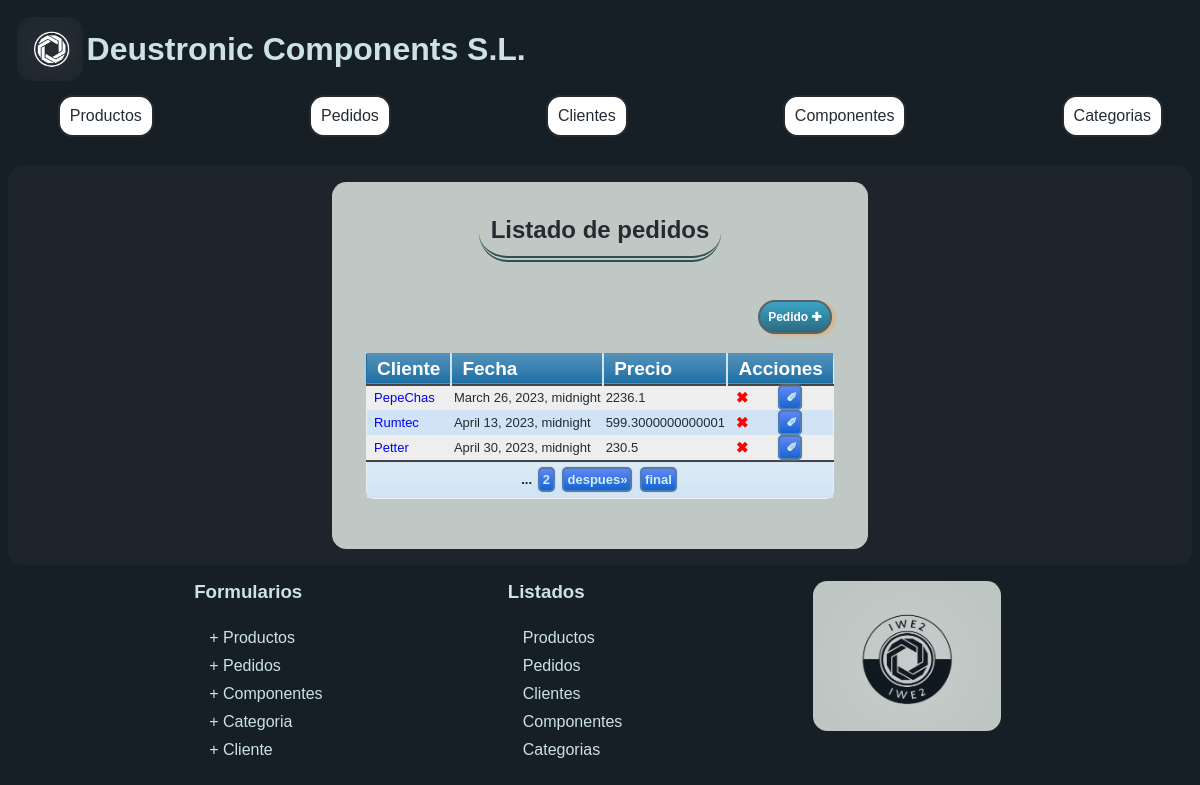
The page /appProyecto/pedidos/ on the database its author committed.
### appProyecto/models.py (models this page shows, shortened)
class Pedido(models.Model):
    id_cliente = models.ForeignKey(Cliente, on_delete=models.CASCADE)
    fecha = models.DateTimeField('Fecha de creacion')
    precio = models.FloatField(default=0)
    producto = models.ManyToManyField(Producto, through="Cantidad")

class Cliente(models.Model):
    cif = models.CharField(max_length=100, unique=True)
    nombre = models.CharField(max_length=100)
    direccion = models.CharField(max_length=200)
    telefono = models.CharField(max_length=30)
    email = models.EmailField(max_length=200)
    def __str__(self):
        return self.nombre

### appProyecto/views.py (the view)
class PedidosListView(ListView):
    model = Pedido
    paginate_by = 3
    context_object_name = 'pedidos'

### appProyecto/templates/appProyecto/pedido_list.html (shortened to what this page needs)
{% extends "base.html" %} {% block titulo %}Listado de pedidos{% endblock %}
{%block contenido %}
<div class="content">
  <h2>Listado de pedidos</h2>
  <div class="tablasList">
    <a href="{%url 'crear pedido'%}" class="button">Pedido&nbsp;✚</a>
    {% if pedidos %}
    <table class="paleBlueRows blueTable">
      <thead>
        <tr>
          <th>Cliente</th>
          <th>Fecha</th>
          <th>Precio</th>
          <th colspan="2">Acciones</th>
        </tr>
      </thead>
      <tbody>
        {% for r in pedidos %}
        <tr>
          <td>
            <a href="{% url 'detalle pedido' r.id %}">{{ r.id_cliente}}</a>
          </td>
          <td>{{ r.fecha}}</td>
          <td>{{ r.precio}}</td>
          <td>
            <a href="/appProyecto/pedidos/{{pedido.id}}/delete/" class="buttonBorrar">
              &nbsp;✖</a
            >
          </td>
          <td>
            <a href="/appProyecto/pedidos/{{pedido.id}}/update/" class="buttonAccion">
              &nbsp;✐</a
            >
          </td>
        </tr>
        {% endfor %}
      </tbody>
      {% if page_obj.paginator.num_pages > 1 %}
      <tfoot>
        <tr>
          <td colspan="5">
            <div class="links">
               {% for i in page_obj.paginator.page_range %}
              {% if i  == page_obj.number %} ... {% else %}
              <a href="?page={{ i }}">{{ i }}</a>
              {% endif %} {% endfor %} {% if page_obj.has_next %}
              <a href="?page={{ page_obj.next_page_number }}">despues&raquo;</a>
              <a href="?page={{ page_obj.paginator.num_pages }}">final</a>
              {% endif %}
            </div>
          </td>
        </tr>
      </tfoot>
      {% endif %}
    </table>
    {% else %}
    <p>No hay pedidos creados.</p>
    {% endif %}
  </div>
</div>
{% endblock %}

### appProyecto/static/css/estilos.css (style rules this page uses)
body { background-color: #171f26; font-family: "Franklin Gothic Medium", "Arial Narrow", Arial, sans-serif; color: #242c32; }
.cabecera img, main, #logoCompleto, .lista, .enlace, .cabecera, .content, .descripcion, .listaProductos li { border-radius: 0.9em; }
.content { padding: 10px; background-color: #c0c8c5; max-height: fit-content; display: flex; flex-direction: column; align-items: center; width: fit-content; }
.iconosRedes, ul.linksFooter, a { text-decoration: none; list-style: none; padding: 5px; }
h2 { padding: 0.5em; min-width: min-content; margin: 0.5em; max-width: max-content; border-bottom: 6px double darkslategrey; }
form.cuadroFormularios, table.blueTable, table.listados { font-family: Arial, Helvetica, sans-serif; border: 1px solid #1c6ea4; background-color: #eeeeee; text-align: left; border-collapse: collapse; margin: 1em auto; padding: 1.5em; border-radius: 0.5em; }
table.blueTable td, table.blueTable th { padding: 4px; min-width: min-content; }
table.blueTable thead th:first-child { border-left: none; }
tfoot tr td .links a { display: inline-block; background: #1c6ea4; color: #ffffff; padding: 2px 8px; border-radius: 5px; }
table.blueTable td, table.blueTable th { border: 1px solid transparent; padding: 3px 2px; }
table.blueTable tbody td { font-size: 13px; }
table.blueTable tr:nth-child(even) { background: #d0e4f5; }
table.blueTable thead { background: #1c6ea4; background: -moz-linear-gradient(top, #5592bb 0%, #327cad 66%, #1c6ea4 100%); background: -webkit-linear-gradient( top, #5592bb 0%, #327cad 66%, #1c6ea4 100% ); border-bottom: 2px solid #444444; }
table.blueTable thead th { font-size: 19px; font-weight: bold; color: #ffffff; border-left: 2px solid #d0e4f5; padding: 4px 10px; }
table.blueTable tfoot { height: 2.5em; font-size: 15px; font-weight: bold; color: #ffffff; background: #7d9fb6; background: -moz-linear-gradient(top, #dcebf7 0%, #d4e6f6 66%, #d0e4f5 100%); background: -webkit-linear-gradient( top, #dcebf7 0%, #d4e6f6 66%, #d0e4f5 100% ); background: linear-gradient(to bottom, #dcebf7 0%, #d4e6f6 66%, #d0e4f5 100%); border-top: 2px solid #444444; }
table.blueTable tfoot td { font-size: 13px; color: #171f26; }
table.blueTable tfoot .links { text-align: center; }
.buttonAccion, table.blueTable tfoot .links a { margin: 2px; text-decoration: none; text-align: center; place-self: end; padding: 3px; border: solid 2px#4272a5; -webkit-border-radius: 5px; -moz-border-radius: 5px; border-radius: 5px; font: 13px Arial, Helvetica, sans-serif; font-weight: bold; color:#cef2f2; background-color:#547cf5; background-image: -moz-linear-gradient(top, #547cf5 0%, #0056cf 100%); background-image: -webkit-linear-gradient(top, #547cf5 0%, #0056cf 100%); background-image: -o-linear-gradient(top, #547cf5 0%, #0056cf 100%); background-image: -ms-linear-gradient(top, #547cf5 0% ,#0056cf 100%); filter: progid:DXImageTransform.Microsoft.gradient( startColorstr='#0056cf', endColorstr='#0056cf',GradientType=0 ); background-image: linear-gradient(top, #547cf5 0% ,#0056cf 100%); -webkit-box-shadow:0px 0px 2px #bababa; -moz-box-shadow: 0px 0px 2px #bababa; box-shadow:0px 0px 2px #bababa; opacity:0.9; -ms-filter: progid:DXImageTransform.Microsoft.Alpha(Opacity=90); filter: alpha(opacity=90); }
form button, .button { margin: 0.2em; text-decoration: none; text-align: center; place-self: end; padding: 8px; border: solid 2px #596266; -webkit-border-radius: 50px; -moz-border-radius: 50px; border-radius: 50px; font: 12px Arial, Helvetica, sans-serif; font-weight: bold; color: #ffffff; background-color: #3ba4c7; background-image: -moz-linear-gradient(top, #3ba4c7 0%, #2a6b80 100%); background-image: -webkit-linear-gradient(top, #3ba4c7 0%, #2a6b80 100%); background-image: -o-linear-gradient(top, #3ba4c7 0%, #2a6b80 100%); background-image: -ms-linear-gradient(top, #3ba4c7 0%, #2a6b80 100%); filter: progid:DXImageTransform.Microsoft.gradient(startColorstr='#2a6b80', endColorstr='#2a6b80', GradientType=0); background-image: linear-gradient(top, #3ba4c7 0%, #2a6b80 100%); -webkit-box-shadow: 4px 2px 3px#d5b88f; -moz-box-shadow: 4px 2px 3px#d5b88f; box-shadow: 4px 2px 3px#d5b88f; }
.buttonBorrar { text-decoration:none; text-align:center; padding:3px 2px; font:15px Georgia, "Times New Roman", Times, serif; font-weight:bold; color:#ff0000; background:transparent; }
.bloque, table, .propiedadProducto, h2 { border-radius: 1.5em; }
.tablasList { padding: 1.5em; display: flex; flex-direction: column; align-items: center; }

### rows shown on the page
Pedido: id_cliente "PepeChas", fecha "March 26, 2023, midnight", precio "2236.1"
Pedido: id_cliente "Rumtec", fecha "April 13, 2023, midnight", precio "599.3000000000001"
Pedido: id_cliente "Petter", fecha "April 30, 2023, midnight", precio "230.5"

### other values the page prints
{{ i }} "2"
